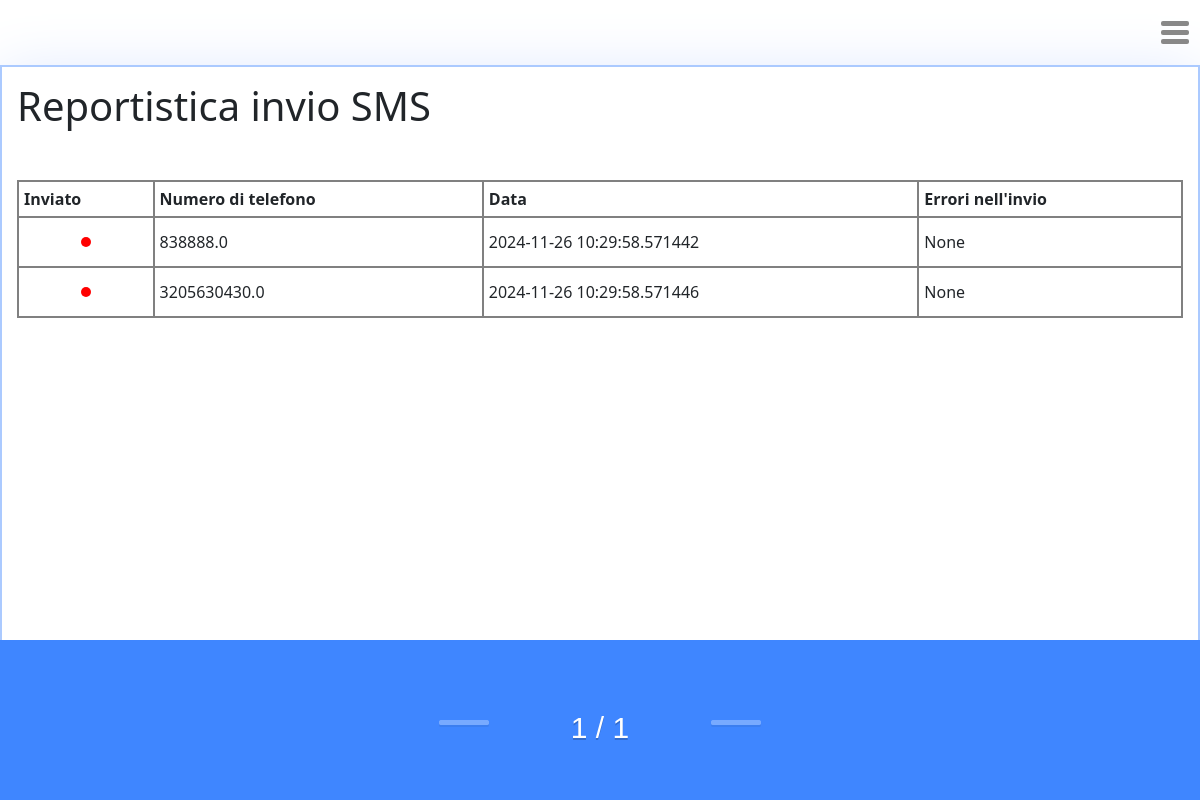
/sms, run on the app's committed database.
### model.py (models this page shows, shortened)
class SMS(db.Model):
    __table_args__ = {'extend_existing': True}
    id = db.Column(db.Integer, primary_key=True)
    phonenumber = db.Column(db.String(100), unique=False)
    content = db.Column(db.String(144), unique=False)
    error = db.Column(db.String(400), unique=False)
    order_number = db.Column(db.Integer, primary_key=False)
    sent = db.Column(db.Boolean, unique=False)
    insert_date = db.Column(db.DateTime, default=datetime.utcnow)
    url = 'https://smsgateway24.com/getdata/addsms'
    token = 'token'
    device_id = 'device_id'
    headers = {
        'apikey' : 'api_key',
        'Content-Type' : 'application/x-www-form-urlencoded',
        'Cache-Control' : 'no-cache'
    }

### view.py (the view)
@app.route('/sms')
def list_sms():
    index = request.args.get('page', 1, type=int)
    page = db.paginate(db.select(SMS).order_by(SMS.insert_date), per_page=5, page=index)
    return render_template('list_sms.html', items=page, title='Ordini')

### templates/list_sms.html (shortened to what this page needs)
{% extends "base.html" %}
{% block content %}
<div class="report-table">
<h1>Reportistica invio SMS</h1>
<table>
    <thead class="thead-dark">
        <tr>
          <th scope="col">Inviato</th>
          <th scope="col">Numero di telefono</th>
          <th scope="col">Data</th>
          <th scope="col">Errori nell'invio</th>
        </tr>
    </thead>
    <tbody>
    {% for sms in items %}
    <tr onclick="openDialog({{sms.id}},'{{ sms.content.replace('\n', '<br>')|safe }}')">
        <td><div class="sms-icon {{"sms-failed" if sms["sent"]==True else "sms-success"}}"></div></td>
        <td><span>{{sms.phonenumber}}</span></td>
        <td><span>{{sms.insert_date}}</span></td>
        <td><span>{{sms.error}}</span></td>
    </tr>
    {% endfor %}
    </tbody>
</table>
</div>
{% include "_pagination.html" %}
{% endblock content %}

### static/style.css (style rules this page uses)
* { box-sizing: border-box; }
body { margin: 0; margin-top: 65px!important; padding: 0; background-color: var(--clr-light); color: var(--clr-black); font-family: 'Poppins', sans-serif; font-size: 1.125rem; justify-content: center; align-items: center; margin-top: 65px; }
.sms-icon { border-radius: 50%; width: 10px; height: 10px; margin: auto; }
.sms-failed { background-color: red; }
.report-table { padding: 15px; height: 80vh; background-color: var(--clr-white); box-shadow: 0 10px 60px rgb(218, 229, 255); border: 2px solid var(--clr-light-blue); }
table { margin: 50px auto; width: 100%; }
th, td { border-bottom: 1px solid #ddd; border: 2px solid black; border-width: 2px!important; padding: 5px; }
tbody tr { height: 50px; -webkit-transition: background-color 500ms linear; -ms-transition: background-color 500ms linear; transition: background-color 500ms linear; }

### data on the page
SMS: sent True (drawn), phonenumber "838888.0", insert_date "2024-11-26 10:29:58.571442", error "None"
SMS: sent True (drawn), phonenumber "3205630430.0", insert_date "2024-11-26 10:29:58.571446", error "None"
